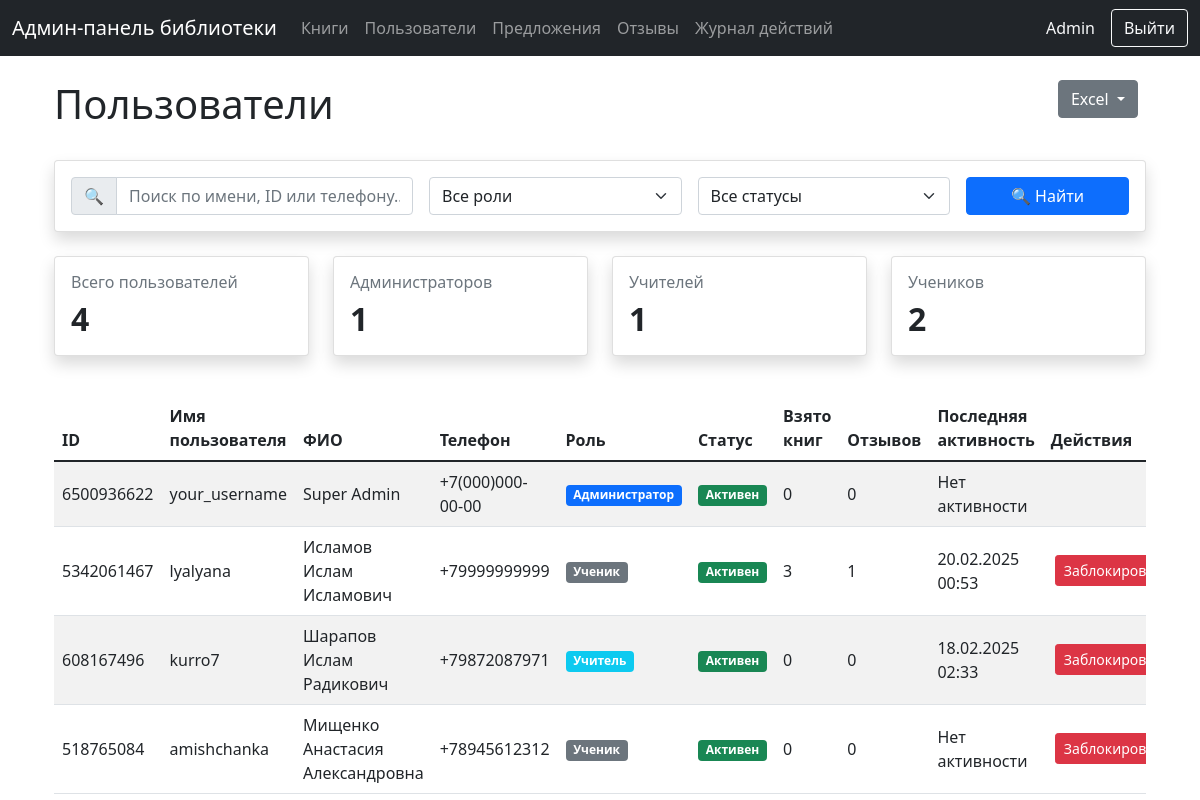
Before: /users?page=2&search= (signed in) with the older database file.
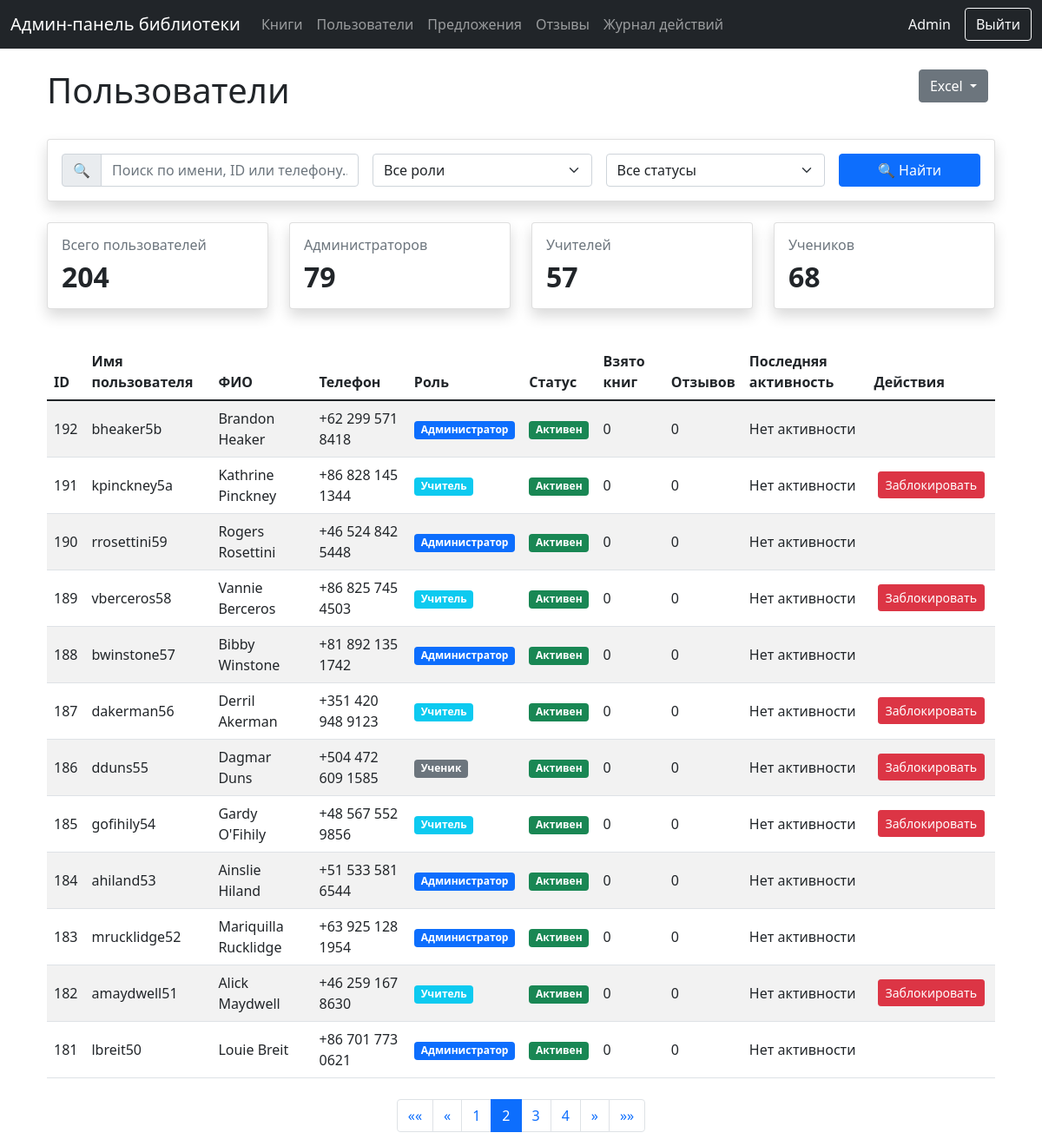
After: the same page with the newer database file.
### tables this page shows
CREATE TABLE users (
                    id INTEGER PRIMARY KEY,
                    username TEXT,
                    full_name TEXT,
                    phone TEXT,
                    role TEXT DEFAULT 'user',
                    is_blocked INTEGER DEFAULT 0,
                    created_at TIMESTAMP DEFAULT CURRENT_TIMESTAMP
                , class TEXT);

### routes.py (the view)
@router.get("/users")
async def users_page(request: Request, page: int = 1, search: str = ""):
    if not is_admin(request):
        return RedirectResponse(url="/login")
    admin_info = get_admin_info(request)
    items_per_page = 12
    try:
        with get_db() as conn:
            cursor = conn.cursor()
            search_query = f"%{search}%" if search else "%"
            cursor.execute("""
                SELECT
                    COUNT(*) as total_users,
                    SUM(CASE WHEN role = 'admin' THEN 1 ELSE 0 END) as admin_count,
                    SUM(CASE WHEN role = 'teacher' THEN 1 ELSE 0 END) as teacher_count,
                    SUM(CASE WHEN role = 'user' OR role IS NULL OR role = '' THEN 1 ELSE 0 END) as user_count
                FROM users
            """)
            stats = cursor.fetchone()
            count_query = """
                SELECT COUNT(*)
                FROM users u
                WHERE 1=1
            """
            params = []
            if search:
                count_query += """
                    AND (
                        u.username LIKE ? OR
                        u.full_name LIKE ? OR
                        u.phone LIKE ? OR
                        CAST(u.id AS TEXT) LIKE ?
                    )
                """
                search_param = f"%{search}%"
                params.extend([search_param, search_param, search_param, search_param])
            cursor.execute(count_query, params)
            total_records = cursor.fetchone()[0]
            total_pages = (total_records + items_per_page - 1) // items_per_page
            page = max(1, min(page, total_pages)) if total_pages > 0 else 1
            offset = (page - 1) * items_per_page
            query = """
                SELECT
                    u.id,
                    u.username,
                    u.full_name,
                    u.phone,
                    u.role,
                    COUNT(DISTINCT CASE WHEN bb.status = 'borrowed' THEN bb.id END) as active_borrows,
                    COUNT(DISTINCT CASE WHEN br.id IS NOT NULL THEN br.id END) as review_count,
                    strftime('%d.%m.%Y %H:%M', MAX(bb.borrow_date)) as last_activity,
                    u.is_blocked
                FROM users u
                LEFT JOIN borrowed_books bb ON u.id = bb.user_id
                LEFT JOIN book_reviews br ON u.id = br.user_id
                WHERE 1=1
            """
            params = []
            if search:
                query += """
                    AND (
                        u.username LIKE ? OR
                        u.full_name LIKE ? OR
                        u.phone LIKE ? OR
                        CAST(u.id AS TEXT) LIKE ?
                    )
                """
                search_param = f"%{search}%"
                params.extend([search_param, search_param, search_param, search_param])
            query += """
                GROUP BY u.id, u.username, u.full_name, u.phone, u.role, u.is_blocked
                ORDER BY u.id DESC
                LIMIT ? OFFSET ?
            """
            params.extend([items_per_page, offset])
            cursor.execute(query, params)
            users = cursor.fetchall()
            return templates.TemplateResponse(
                "users.html",
                {
                    "request": request,
                    "admin_info": admin_info,
                    "stats": stats,
                    "users": users,
                    "filters": {
                        "search": search,
                        "role": "",
                        "status": ""
                    },
                    "current_page": page,
                    "total_pages": total_pages,
                    "filter_query": "",
                    "max": max,
                    "min": min
                }
            )
    except Exception as e:
        logging.error(f"Error loading users: {e}")
        raise HTTPException(status_code=500, detail=str(e))

### admin_panel/templates/users.html (shortened to what this page needs)
{% extends "base.html" %}
{% block content %}
<div class="container mt-4">
    <div class="row mb-4">
        <div class="col">
            <h1>Пользователи</h1>
        </div>
        <div class="col-auto">
            <div class="btn-group me-2">
                <div class="dropdown">
                    <button class="btn btn-secondary dropdown-toggle" type="button" id="excelDropdown" data-bs-toggle="dropdown" aria-expanded="false">
                        Excel
                    </button>
                </div>
            </div>
        </div>
    </div>
    <div id="toast-container" class="position-fixed bottom-0 end-0 p-3" style="z-index: 11">
    </div>
    <div class="card mb-4">
        <div class="card-body">
            <form id="filterForm" method="GET" class="row g-3">
                <div class="col-md-4">
                    <div class="input-group">
                        <span class="input-group-text">🔍</span>
                        <input type="text"
                               class="form-control"
                               name="search"
                               placeholder="Поиск по имени, ID или телефону..."
                               value="{{ filters.search }}">
                    </div>
                </div>
                <div class="col-md-3">
                    <select class="form-select" name="role">
                        <option value="">Все роли</option>
                    </select>
                </div>
                <div class="col-md-3">
                    <select class="form-select" name="status">
                        <option value="">Все статусы</option>
                    </select>
                </div>
                <div class="col-md-2">
                    <button type="submit" class="btn btn-primary w-100">
                        🔍 Найти
                    </button>
                </div>
            </form>
        </div>
    </div>
    <div class="row mb-4">
        <div class="col-md-3">
            <div class="card">
                <div class="card-body">
                    <h5 class="card-title">Всего пользователей</h5>
                    <p class="card-text display-4">{{ stats[0] }}</p>
                </div>
            </div>
        </div>
        <div class="col-md-3">
            <div class="card">
                <div class="card-body">
                    <h5 class="card-title">Администраторов</h5>
                    <p class="card-text display-4">{{ stats[1] }}</p>
                </div>
            </div>
        </div>
        <div class="col-md-3">
            <div class="card">
                <div class="card-body">
                    <h5 class="card-title">Учителей</h5>
                    <p class="card-text display-4">{{ stats[2] }}</p>
                </div>
            </div>
        </div>
        <div class="col-md-3">
            <div class="card">
                <div class="card-body">
                    <h5 class="card-title">Учеников</h5>
                    <p class="card-text display-4">{{ stats[3] }}</p>
                </div>
            </div>
        </div>
    </div>
    <div class="table-responsive">
        <table class="table table-striped">
            <thead>
                <tr>
                    <th>ID</th>
                    <th>Имя пользователя</th>
                    <th>ФИО</th>
                    <th>Телефон</th>
                    <th>Роль</th>
                    <th>Статус</th>
                    <th>Взято книг</th>
                    <th>Отзывов</th>
                    <th>Последняя активность</th>
                    <th>Действия</th>
                </tr>
            </thead>
            <tbody>
                {% for user in users %}
                <tr>
                    <td>{{ user[0] }}</td>
                    <td>{{ user[1] }}</td>
                    <td>{{ user[2] or '-' }}</td>
                    <td>{{ user[3] or '-' }}</td>
                    <td>
                        {% if user[4] == 'admin' %}
                            <span class="badge bg-primary">Администратор</span>
                        {% elif user[4] == 'teacher' %}
                            <span class="badge bg-info">Учитель</span>
                        {% else %}
                            <span class="badge bg-secondary">Ученик</span>
                        {% endif %}
                    </td>
                    <td>
                        {% if user[8] == 1 %}
                            <span class="badge bg-danger">Заблокирован</span>
                        {% else %}
                            <span class="badge bg-success">Активен</span>
                        {% endif %}
                    </td>
                    <td>{{ user[5] }}</td>
                    <td>{{ user[6] }}</td>
                    <td>{{ user[7] or 'Нет активности' }}</td>
                    <td>
                        {% if user[4] != 'admin' %}
                        <button type="button"
                                class="btn btn-sm {% if user[8] == 1 %}btn-success{% else %}btn-danger{% endif %}"
                                data-bs-toggle="modal"
                                data-bs-target="#blockModal{{ user[0] }}">
                            {% if user[8] == 1 %}
                                Разблокировать
                            {% else %}
                                Заблокировать
                            {% endif %}
                        </button>
                        {% endif %}
                    </td>
                </tr>
                {% endfor %}
            </tbody>
        </table>
    </div>
    {% if total_pages > 1 %}
    <nav aria-label="Page navigation" class="mt-4">
        <ul class="pagination justify-content-center">
            <li class="page-item {% if current_page == 1 %}disabled{% endif %}">
                <a class="page-link" href="?page=1&search={{ filters.search }}" aria-label="First">
                    <span aria-hidden="true">««</span>
                </a>
            </li>
            <li class="page-item {% if current_page == 1 %}disabled{% endif %}">
                <a class="page-link" href="?page={{ current_page - 1 }}&search={{ filters.search }}" aria-label="Previous">
                    <span aria-hidden="true">«</span>
                </a>
            </li>
            {% for page in range(max(1, current_page - 2), min(total_pages + 1, current_page + 3)) %}
            <li class="page-item {% if page == current_page %}active{% endif %}">
                <a class="page-link" href="?page={{ page }}&search={{ filters.search }}">{{ page }}</a>
            </li>
            {% endfor %}
            <li class="page-item {% if current_page == total_pages %}disabled{% endif %}">
                <a class="page-link" href="?page={{ current_page + 1 }}&search={{ filters.search }}" aria-label="Next">
                    <span aria-hidden="true">»</span>
                </a>
            </li>
            <li class="page-item {% if current_page == total_pages %}disabled{% endif %}">
                <a class="page-link" href="?page={{ total_pages }}&search={{ filters.search }}" aria-label="Last">
                    <span aria-hidden="true">»»</span>
                </a>
            </li>
        </ul>
    </nav>
    {% endif %}
</div>
{% endblock %}

### admin_panel/templates/base.html (shortened to what this page needs)
<!DOCTYPE html>
<html>
<head>
    <link href="https://cdn.jsdelivr.net/npm/bootstrap@5.1.3/dist/css/bootstrap.min.css" rel="stylesheet">
    <link href="{{ url_for('static', path='/css/style.css') }}" rel="stylesheet">
</head>
<body>
    <nav class="navbar navbar-expand-lg navbar-dark bg-dark">
        <div class="container-fluid">
            <a class="navbar-brand" href="/">Админ-панель библиотеки</a>
            <div class="collapse navbar-collapse" id="navbarNav">
                <ul class="navbar-nav me-auto">
                    <li class="nav-item">
                        <a class="nav-link" href="/books">Книги</a>
                    </li>
                    <li class="nav-item">
                        <a class="nav-link" href="/users">Пользователи</a>
                    </li>
                    <li class="nav-item">
                        <a class="nav-link" href="/suggestions">Предложения</a>
                    </li>
                    <li class="nav-item">
                        <a class="nav-link" href="/reviews">Отзывы</a>
                    </li>
                    <li class="nav-item">
                        <a class="nav-link" href="/logs">Журнал действий</a>
                    </li>
                </ul>
                {% if admin_info %}
                <div class="navbar-text me-3 text-light">
                    {{ admin_info.full_name or admin_info.username }}
                </div>
                <a href="/logout" class="btn btn-outline-light">Выйти</a>
                {% endif %}
            </div>
        </div>
    </nav>
    <div class="container mt-4">
        {% block content %}{% endblock %}
    </div>
</body>
</html>

### admin_panel/static/css/style.css (style rules this page uses)
.card { box-shadow: 0 0.5rem 1rem rgba(0, 0, 0, 0.15); margin-bottom: 1rem; }
.card-title { color: #6c757d; font-size: 1rem; font-weight: 500; margin-bottom: 0.5rem; }
.card-text { color: #212529; font-size: 2rem; font-weight: 600; }
.table { margin-bottom: 0; }
.table td { vertical-align: middle; }
.btn-sm { padding: 0.25rem 0.5rem; margin: 0 0.25rem; }

Changed rows visible on the page:
no longer on this page (row unchanged): users: role "Admin", id "6500936622", username "your_username", full_name "Super Admin", phone "+7(000)000-00-00", shows "Администратор", shows "Активен", is_blocked "0", user "Нет активности"
no longer on this page (row unchanged): users: id "5342061467", username "lyalyana", full_name "Исламов Ислам Исламович", phone "+79999999999", role "Ученик", is_blocked "Активен", user "3", user "1", user "20.02.2025 00:53"
no longer on this page (row unchanged): users: id "608167496", username "kurro7", full_name "Шарапов Ислам Радикович", phone "+79872087971", role "Учитель", shows "Активен", is_blocked "0", user "18.02.2025 02:33", shows "Заблокировать"
no longer on this page (row unchanged): users: id "518765084", username "amishchanka", full_name "Мищенко Анастасия Александровна", phone "+78945612312", role "Ученик", shows "Активен", is_blocked "0", user "Нет активности", shows "Заблокировать"
added users: id "192", username "bheaker5b", full_name "Brandon Heaker", phone "+62 299 571 8418", role "Администратор", shows "Активен", is_blocked "0", user "Нет активности"
added users: id "191", username "kpinckney5a", full_name "Kathrine Pinckney", phone "+86 828 145 1344", role "Учитель", shows "Активен", is_blocked "0", user "Нет активности", shows "Заблокировать"
added users: id "190", username "rrosettini59", full_name "Rogers Rosettini", phone "+46 524 842 5448", role "Администратор", shows "Активен", is_blocked "0", user "Нет активности"
added users: id "189", username "vberceros58", full_name "Vannie Berceros", phone "+86 825 745 4503", role "Учитель", shows "Активен", is_blocked "0", user "Нет активности", shows "Заблокировать"
added users: id "188", username "bwinstone57", full_name "Bibby Winstone", phone "+81 892 135 1742", role "Администратор", shows "Активен", is_blocked "0", user "Нет активности"
added users: id "187", username "dakerman56", full_name "Derril Akerman", phone "+351 420 948 9123", role "Учитель", shows "Активен", is_blocked "0", user "Нет активности", shows "Заблокировать"
added users: id "186", username "dduns55", full_name "Dagmar Duns", phone "+504 472 609 1585", role "Ученик", shows "Активен", is_blocked "0", user "Нет активности", shows "Заблокировать"
added users: id "185", username "gofihily54", full_name "Gardy O'Fihily", phone "+48 567 552 9856", role "Учитель", shows "Активен", is_blocked "0", user "Нет активности", shows "Заблокировать"
added users: id "184", username "ahiland53", full_name "Ainslie Hiland", phone "+51 533 581 6544", role "Администратор", shows "Активен", is_blocked "0", user "Нет активности"
added users: id "183", username "mrucklidge52", full_name "Mariquilla Rucklidge", phone "+63 925 128 1954", role "Администратор", shows "Активен", is_blocked "0", user "Нет активности"
added users: id "182", username "amaydwell51", full_name "Alick Maydwell", phone "+46 259 167 8630", role "Учитель", shows "Активен", is_blocked "0", user "Нет активности", shows "Заблокировать"
added users: id "181", username "lbreit50", full_name "Louie Breit", phone "+86 701 773 0621", role "Администратор", shows "Активен", is_blocked "0", user "Нет активности"
Other visible differences:
{{ admin_info.full_name or admin_info.username }}: (not shown) → "Admin"
{{ stats[0] }}: "4" → "204"
{{ stats[1] }}: "1" → "79"
{{ stats[2] }}: "1" → "57"
{{ stats[3] }}: "2" → "68"
new list line: "1"
new list line: "2"
new list line: "3"
new list line: "4"
